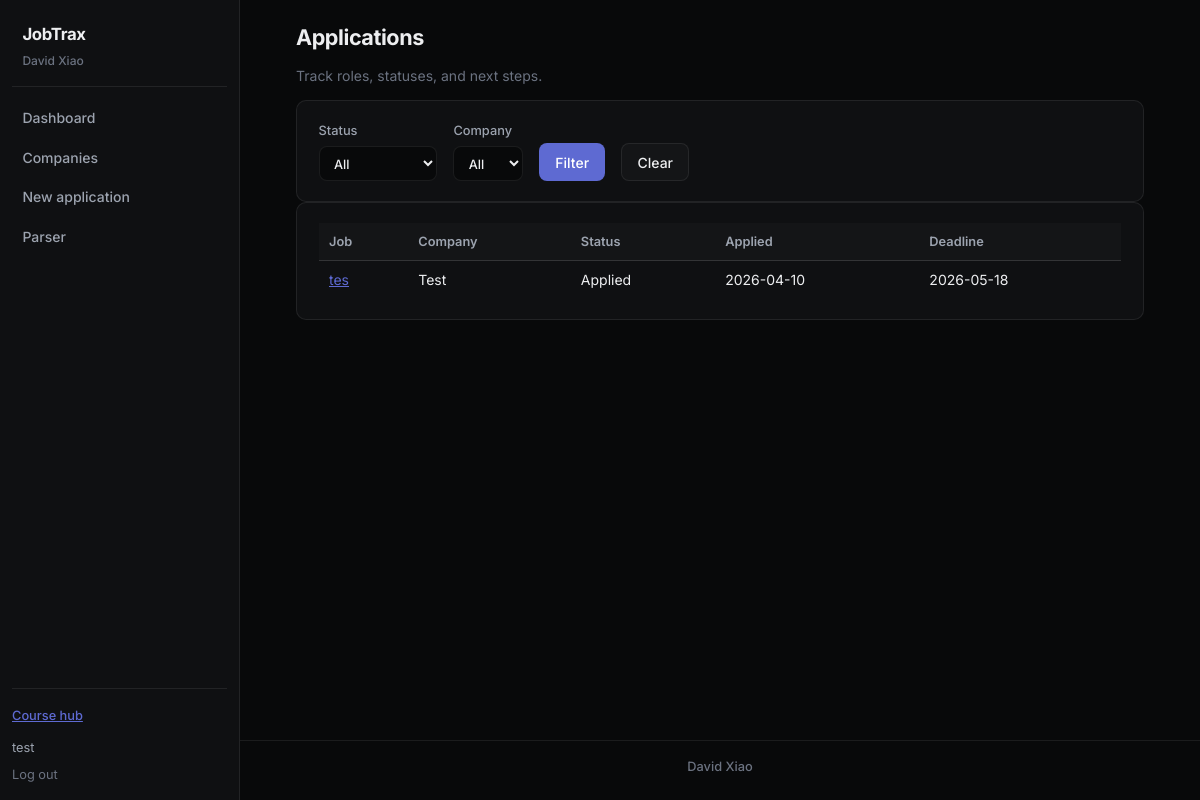
Page /jobtrax/ (signed in) on the committed database.
### tables this page shows
CREATE TABLE applications (
  application_id INTEGER PRIMARY KEY AUTOINCREMENT,
  user_id INTEGER NOT NULL REFERENCES users(user_id),
  company_id INTEGER NOT NULL REFERENCES companies(company_id),
  status_id INTEGER NOT NULL REFERENCES statuses(status_id),
  job_title TEXT NOT NULL,
  location TEXT,
  job_type TEXT,
  salary_range TEXT,
  application_date TEXT,
  deadline TEXT,
  notes TEXT,
  created_at TEXT NOT NULL DEFAULT (datetime('now')),
  updated_at TEXT NOT NULL DEFAULT (datetime('now'))
);

CREATE TABLE companies (
  company_id INTEGER PRIMARY KEY AUTOINCREMENT,
  user_id INTEGER NOT NULL REFERENCES users(user_id),
  company_name TEXT NOT NULL,
  industry TEXT,
  location TEXT,
  website TEXT
);

CREATE TABLE statuses (
  status_id INTEGER PRIMARY KEY AUTOINCREMENT,
  status_name TEXT NOT NULL UNIQUE,
  sort_order INTEGER NOT NULL
);

### jobtrax/routes_dashboard.py (the view)
@jobtrax_bp.route("/")
def dashboard():
    if session.get("user_id") is None:
        return redirect(url_for("jobtrax.login"))
    uid = session["user_id"]
    status_id = request.args.get("status_id", type=int)
    company_id = request.args.get("company_id", type=int)
    with get_conn() as conn:
        statuses = conn.execute(
            "SELECT status_id, status_name FROM statuses ORDER BY sort_order"
        ).fetchall()
        companies = conn.execute(
            "SELECT company_id, company_name FROM companies WHERE user_id = ? ORDER BY company_name",
            (uid,),
        ).fetchall()
        q = """
        SELECT a.application_id, a.job_title, a.application_date, a.deadline,
               c.company_name, s.status_name, a.status_id
        FROM applications a
        JOIN companies c ON c.company_id = a.company_id
        JOIN statuses s ON s.status_id = a.status_id
        WHERE a.user_id = ?
        """
        params: list = [uid]
        if status_id:
            q += " AND a.status_id = ?"
            params.append(status_id)
        if company_id:
            q += " AND a.company_id = ?"
            params.append(company_id)
        q += " ORDER BY a.updated_at DESC, a.application_id DESC"
        apps = conn.execute(q, params).fetchall()
    return render_template(
        "dashboard.html",
        applications=apps,
        statuses=statuses,
        companies=companies,
        filter_status_id=status_id,
        filter_company_id=company_id,
    )

### jobtrax/forms.py
class LogoutForm(FlaskForm):
    submit = SubmitField("Log out")

### jobtrax/app.py (called while the page is built)
@jobtrax_bp.context_processor
def inject_logout():
    if session.get("user_id"):
        return {"logout_form": LogoutForm()}
    return {}

### jobtrax/db.py (called while the page is built)
def db_path() -> str:
    return os.path.join(_INSTANCE, "jobtrax.db")

def get_conn() -> sqlite3.Connection:
    os.makedirs(_INSTANCE, exist_ok=True)
    conn = sqlite3.connect(db_path())
    conn.row_factory = sqlite3.Row
    conn.execute("PRAGMA foreign_keys = ON")
    return conn

### jobtrax/templates/dashboard.html (shortened to what this page needs)
{% extends "base.html" %}
{% block content %}
<h1>Applications</h1>
<p class="muted">Track roles, statuses, and next steps.</p>
<div class="filters card">
  <form method="get" action="{{ url_for('jobtrax.dashboard') }}" class="filters">
    <label>
      Status
      <select name="status_id">
        <option value="">All</option>
      </select>
    </label>
    <label>
      Company
      <select name="company_id">
        <option value="">All</option>
      </select>
    </label>
    <button type="submit" class="btn primary">Filter</button>
    <a href="{{ url_for('jobtrax.dashboard') }}" class="btn">Clear</a>
  </form>
</div>
<div class="card">
  {% if applications %}
  <table>
    <thead>
      <tr>
        <th>Job</th>
        <th>Company</th>
        <th>Status</th>
        <th>Applied</th>
        <th>Deadline</th>
      </tr>
    </thead>
    <tbody>
      {% for a in applications %}
      <tr>
        <td><a href="{{ url_for('jobtrax.application_detail', aid=a.application_id) }}">{{ a.job_title }}</a></td>
        <td>{{ a.company_name }}</td>
        <td>{{ a.status_name }}</td>
        <td>{{ a.application_date or '—' }}</td>
        <td>{{ a.deadline or '—' }}</td>
      </tr>
      {% endfor %}
    </tbody>
  </table>
  {% else %}
  <p class="muted">No applications yet. <a href="{{ url_for('jobtrax.company_new') }}">Add a company</a>, then <a href="{{ url_for('jobtrax.application_new') }}">create an application</a>, or use the <a href="{{ url_for('jobtrax.parser_paste') }}">parser</a>.</p>
  {% endif %}
</div>
{% endblock %}

### jobtrax/static/css/app.css (style rules this page uses)
:root { --bg-root: #08090a; --bg-surface: #0f1012; --bg-elevated: #141517; --bg-hover: rgba(255, 255, 255, 0.06); --border: rgba(255, 255, 255, 0.08); --border-strong: rgba(255, 255, 255, 0.12); --text: #edeef0; --text-secondary: #9ca3af; --text-muted: #6b7280; --accent: #5e6ad2; --accent-hover: #6f76d9; --accent-muted: rgba(94, 106, 210, 0.2); --danger: #f87171; --danger-bg: rgba(248, 113, 113, 0.12); --success: #4ade80; --success-bg: rgba(74, 222, 128, 0.12); --warning: #fbbf24; --warning-bg: rgba(251, 191, 36, 0.12); --info: #60a5fa; --info-bg: rgba(96, 165, 250, 0.12); --radius: 8px; --radius-lg: 10px; --sidebar-w: 240px; --font: "Inter", system-ui, -apple-system, "Segoe UI", sans-serif; }
*, *::before, *::after { box-sizing: border-box; }
html { -webkit-font-smoothing: antialiased; }
body { margin: 0; min-height: 100vh; font-family: var(--font); font-size: 14px; line-height: 1.5; color: var(--text); background: var(--bg-root); }
a { color: var(--accent); transition: color 0.15s ease; }
.card { background: var(--bg-surface); border: 1px solid var(--border); border-radius: var(--radius-lg); padding: 1.25rem 1.35rem; margin-bottom: 1.25rem; }
h1 { font-size: 1.35rem; font-weight: 700; letter-spacing: -0.02em; margin: 0 0 0.35rem; line-height: 1.25; }
.muted { color: var(--text-muted); font-size: 0.875rem; }
table { width: 100%; border-collapse: collapse; font-size: 0.875rem; }
th, td { text-align: left; padding: 0.55rem 0.65rem; border-bottom: 1px solid var(--border); }
th { background: var(--bg-elevated); font-weight: 600; font-size: 0.8rem; color: var(--text-secondary); }
tbody tr:last-child th, tbody tr:last-child td { border-bottom: none; }
input[type="text"], input[type="password"], input[type="email"], input[type="date"], select, textarea { width: 100%; max-width: 32rem; padding: 0.5rem 0.65rem; border: 1px solid var(--border); border-radius: var(--radius); font: inherit; color: var(--text); background: var(--bg-root); transition: border-color 0.15s ease, box-shadow 0.15s ease; }
button, .btn { display: inline-block; padding: 0.45rem 0.95rem; border-radius: var(--radius); border: 1px solid var(--border); background: var(--bg-elevated); font: inherit; font-size: 0.875rem; font-weight: 500; cursor: pointer; text-decoration: none; color: var(--text); transition: background 0.15s ease, border-color 0.15s ease, color 0.15s ease; }
button.primary, .btn.primary { background: var(--accent); color: #fff; border-color: transparent; }
.filters { margin-bottom: 0; font-size: 0.875rem; }
.filters form { display: flex; flex-wrap: wrap; gap: 0.75rem 1rem; align-items: flex-end; }
.filters label { display: flex; flex-direction: column; gap: 0.35rem; font-size: 0.8rem; font-weight: 500; color: var(--text-secondary); }

### rows in the picture
applications: job_title "tes", company_name "Test", status_name "Applied", application_date "2026-04-10", deadline "2026-05-18"

### other values in the picture
{{ session.get('username', '') }} "test"
{{ logout_form.submit.label.text }} "Log out"
